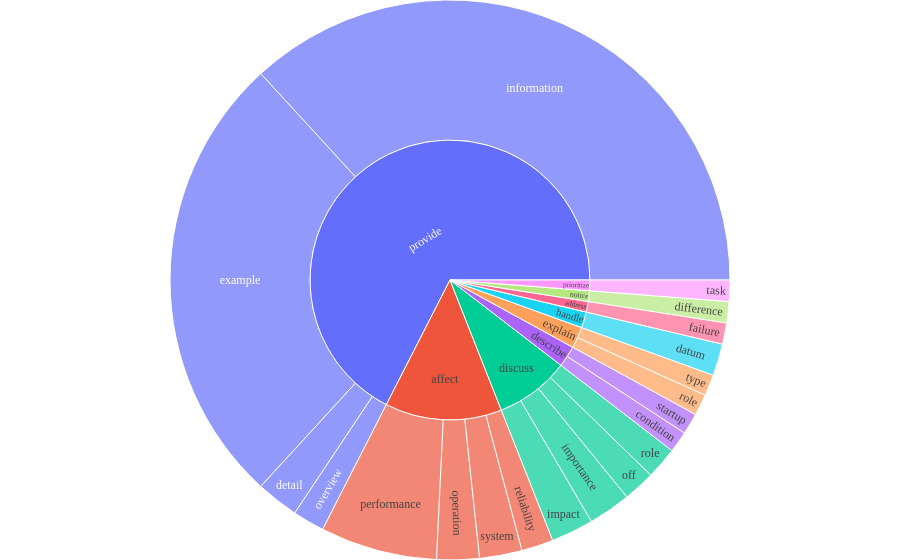

Write notebook code for a chart like this one.
### Code cell
import plotly.graph_objects as go
import plotly.express as px
import plotly.io as pio

# Assuming df and phrases are defined elsewhere in your code
# df = df[df["count"] >= 1]

fig = px.sunburst(df, path=['verb', 'noun'], values='count')
fig.update_layout(
    margin=dict(l=0, r=0, t=0, b=0),
    font_family="Times New Roman",
)

# Save the plot as a .png file
pio.write_image(fig, 'verb_noun.png')

# Show the plot
fig.show()

### Figure 1 — Plotly figure (JSON) as saved in the notebook; plotly's stock layout.template omitted (floating-point values rounded to 4 significant figures)
{"data": [{"branchvalues": "total", "domain": {"x": [0, 1], "y": [0, 1]}, "hovertemplate": "labels=%{label}<br>count=%{value}<br>parent=%{parent}<br>id=%{id}<extra></extra>", "ids": ["describe/condition", "handle/datum", "provide/detail", "notice/difference", "provide/example", "address/failure", "discuss/impact", "discuss/importance", "provide/information", "discuss/off", "affect/operation", "provide/overview", "affect/performance", "affect/reliability", "discuss/role", "explain/role", "describe/startup", "affect/system", "prioritize/task", "explain/type", "address", "affect", "describe", "discuss", "explain", "handle", "notice", "prioritize", "provide"], "labels": ["condition", "datum", "detail", "difference", "example", "failure", "impact", "importance", "information", "off", "operation", "overview", "performance", "reliability", "role", "role", "startup", "system", "task", "type", "address", "affect", "describe", "discuss", "explain", "handle", "notice", "prioritize", "provide"], "name": "", "parents": ["describe", "handle", "provide", "notice", "provide", "address", "discuss", "discuss", "provide", "discuss", "affect", "provide", "affect", "affect", "discuss", "explain", "describe", "affect", "prioritize", "explain", "", "", "", "", "", "", "", "", ""], "type": "sunburst", "values": [2, 3, 4, 2, 43, 2, 4, 4, 60, 3, 4, 3, 11, 3, 3, 2, 2, 4, 2, 2, 2, 22, 4, 14, 4, 3, 2, 2, 110]}], "layout": {"font": {"family": "Times New Roman"}, "legend": {"tracegroupgap": 0}, "margin": {"b": 0, "l": 0, "r": 0, "t": 0}}}
